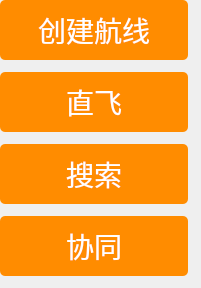
<?xml version="1.0" encoding="UTF-8"?>
<ui version="4.0">
 <class>QFirstMenu</class>
 <widget class="QWidget" name="QFirstMenu">
  <property name="geometry">
   <rect>
    <x>0</x>
    <y>0</y>
    <width>201</width>
    <height>288</height>
   </rect>
  </property>
  <property name="windowTitle">
   <string>QFirstMenu</string>
  </property>
  <widget class="QFrame" name="frame">
   <property name="geometry">
    <rect>
     <x>0</x>
     <y>0</y>
     <width>188</width>
     <height>276</height>
    </rect>
   </property>
   <property name="styleSheet">
    <string notr="true">QFrame{
background-color:rgb(0,0,0,0);
border: 0px;
}

QPushButton{
background: #FF8C00;
border-radius: 5px;
font-family: &quot;微软雅黑&quot;;
font-size: 28px;
color: #FFFFFF;
}</string>
   </property>
   <property name="frameShape">
    <enum>QFrame::StyledPanel</enum>
   </property>
   <property name="frameShadow">
    <enum>QFrame::Raised</enum>
   </property>
   <widget class="QPushButton" name="pushButton_xt">
    <property name="geometry">
     <rect>
      <x>0</x>
      <y>216</y>
      <width>188</width>
      <height>60</height>
     </rect>
    </property>
    <property name="text">
     <string>协同</string>
    </property>
   </widget>
   <widget class="QPushButton" name="pushButton_jy">
    <property name="geometry">
     <rect>
      <x>0</x>
      <y>0</y>
      <width>188</width>
      <height>60</height>
     </rect>
    </property>
    <property name="text">
     <string>创建航线</string>
    </property>
   </widget>
   <widget class="QPushButton" name="pushButton_ss">
    <property name="geometry">
     <rect>
      <x>0</x>
      <y>144</y>
      <width>188</width>
      <height>60</height>
     </rect>
    </property>
    <property name="text">
     <string>搜索</string>
    </property>
   </widget>
   <widget class="QPushButton" name="pushButton_zf">
    <property name="geometry">
     <rect>
      <x>0</x>
      <y>72</y>
      <width>188</width>
      <height>60</height>
     </rect>
    </property>
    <property name="text">
     <string>直飞</string>
    </property>
   </widget>
  </widget>
 </widget>
 <layoutdefault spacing="6" margin="11"/>
 <resources/>
 <connections/>
</ui>
